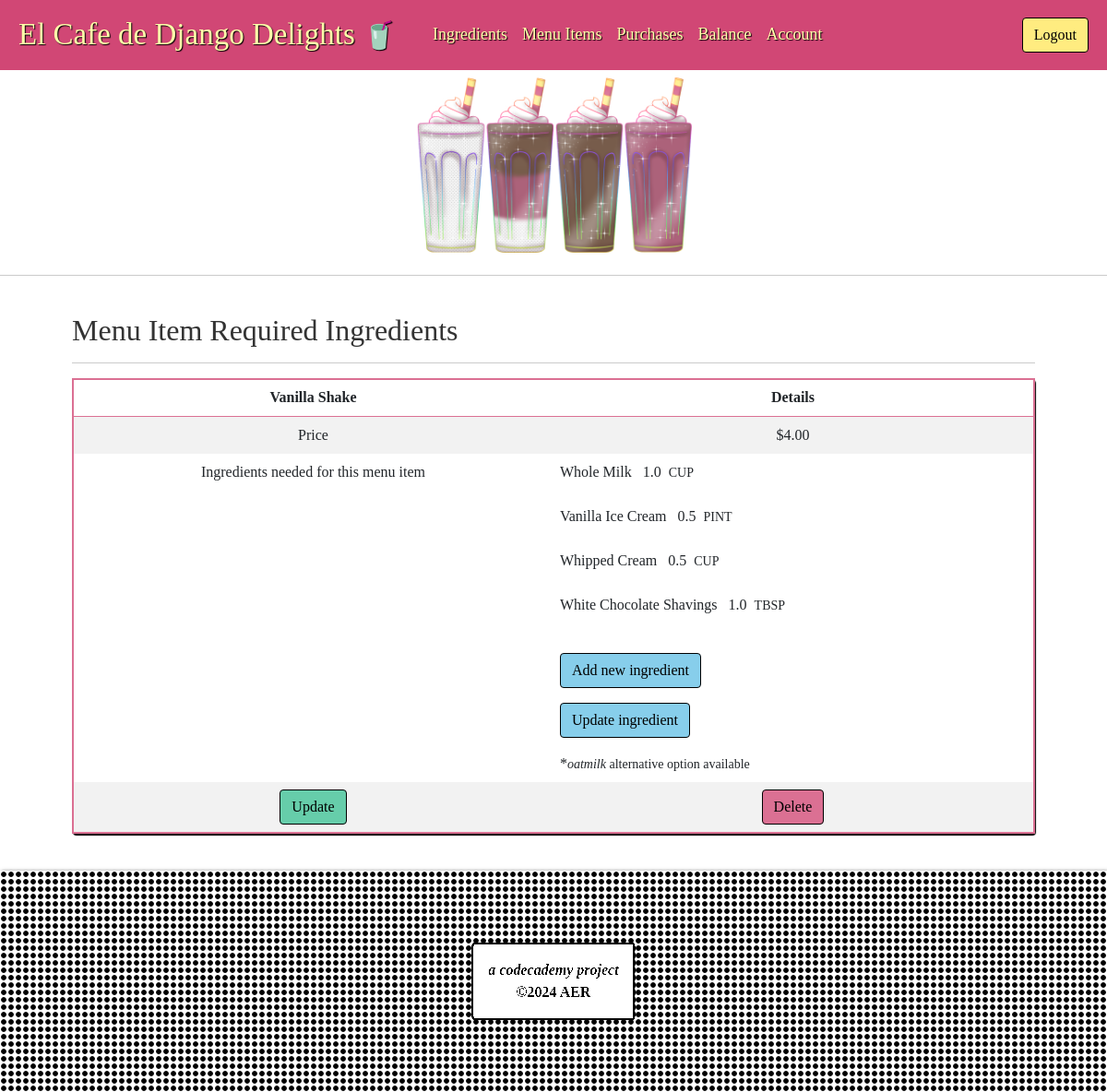
The app's page /menuitem/2 (signed in) with its own data.
### inventory/models.py (models this page shows, shortened)
class MenuItem(models.Model):
    title = models.CharField(max_length=128)
    price = models.DecimalField(decimal_places=2, max_digits=5)

class Ingredient(models.Model):
    POUND = "LB"
    TEASPOON = "TSP"
    TABLESPOON = "TBSP"
    CUP = "CUP"
    OUNCE = "OZ"
    PINT = "PINT"
    QUART = "QT"
    GALLON = "GAL"
    GRAM = "GRAM"
    COUNT = "CNT"
    UNIT_TYPE_CHOICES = [
        (TEASPOON, "Teaspoon"),
        (TABLESPOON, "Tablespoon"),
        (CUP, "Cup"),
        (OUNCE, "Ounce"),
        (PINT, "Pint"),
        (QUART, "Quart"),
        (GALLON, "Gallon"),
        (POUND, "Pound"),
        (GRAM, "Gram"),
        (COUNT, "Count"),
    ]
    name = models.CharField(max_length=64)
    quantity = models.DecimalField(max_digits=5, decimal_places=2, default=0.00)    #.FloatField(default=0.5)
    unit = models.CharField(max_length=4, choices=UNIT_TYPE_CHOICES, default=POUND)
    unit_price = models.DecimalField(max_digits=5, decimal_places=2, default=0.00)    #.FloatField(default=0.5)

class RecipeRequirement(models.Model):
    menu_item = models.ForeignKey(MenuItem, on_delete=models.CASCADE)
    ingredient = models.ForeignKey(Ingredient, on_delete=models.CASCADE)
    quantity = models.DecimalField(decimal_places=1, max_digits=4)

### inventory/views.py (the view)
# urls.py: path("menuitem/<pk>", views.MenuItemDetail.as_view(), name="menuitemdetails"),
class MenuItemDetail(LoginRequiredMixin, DetailView):
    model = MenuItem
    template_name = "inventory/menuitem_details.html"
    def get_context_data(self, **kwargs):
        context = super().get_context_data(**kwargs)
        context['object'] = self.object
        recipe_requirements = RecipeRequirement.objects.filter(menu_item=self.object)
        ingredients = []
        for item in recipe_requirements:
            ingredient_with_quantity = (item.ingredient, item.quantity)
            ingredients.append(ingredient_with_quantity)
        context['ingredients'] = ingredients
        return context

### inventory/templates/inventory/menuitem_details.html
{% extends 'base.html' %}
{% load static %}
{% block head %}
  <link rel="stylesheet" href="{% static 'inventory/style.css' %}">
{% endblock %}
{% block content %}
<div class="container-fluid p-4">
  <div class="container">
	<h2>Menu Item Required Ingredients</h2>
	<hr>
    <table class="table table-striped">
      <tr>
        <tr>
          <th>{{ menuitem.title | title}}</th>
          <th>Details</th>
        </tr>
      </tr>
      <tr>
        <td>Price</td>
        <td>${{ menuitem.price }}</td>
      </tr>
      <tr>
        <td>Ingredients needed for this menu item</td>
        <td style="text-align: left">
          {% for item, quantity in ingredients %}
			<div class="flex-row">
				<span>{{item.name | title}}</span>
				&nbsp;&nbsp;<span>{{ quantity }}</span>
				&nbsp;<small>{{ item.unit }}</small>
			</div>
			<br>
          {% endfor %}
          <p class="mt-3"><a role="button" class="btn btn-primary text-light" href='{% url "recreqcreate" %}' >Add new ingredient</a></p>
		  <p class="mt-3"><a role="button" class="btn btn-primary text-light" href='{% url "recrequpdate" menuitem.id %}' >Update ingredient</a></p>
		  &ast;<small><i>oatmilk</i> alternative option available</small>
        </td>
      </tr>
      <tr>
		<td><a role="button" href="{% url 'menuitemupdate' menuitem.id %}" class="btn btn-success text-light">Update</a></td>
		<td><a role="button" href="{% url 'menuitemdelete' menuitem.id %}" class="btn btn-danger text-light">Delete</a></td>
      </tr>
    </table>
  </div>
</div>
{% endblock %}

### inventory/static/inventory/style.css (style rules this page uses)
html { font-size: 16px; }
body { color: #333; margin: 0; padding: 0; font-family: 'Times New Roman', serif; }
a:link,a:visited { color: #4B0082 }
.btn-primary { color: #000!important;background-color: #87CEEB!important;border-color: #000!important }
.btn-success { color: #000!important;background-color: #66CDAA!important;border-color: #000!important }
.btn-danger { color: #000!important;background-color: #DB7093!important;border-color: #000!important }
.table, form { border: 2px solid #DB7093!important; border-radius: 4px; box-shadow: 1px 2px 1px #000 }
.table th { text-align: center }
.table td { border: none; text-align: center }

### records on screen
MenuItem: title "Vanilla Shake", price "4.00"
Ingredient: name "Whole Milk", quantity "1.0", unit "CUP"
Ingredient: name "Vanilla Ice Cream", quantity "0.5", unit "PINT"
Ingredient: name "Whipped Cream", quantity "0.5", unit "CUP"
Ingredient: name "White Chocolate Shavings", quantity "1.0", unit "TBSP"
